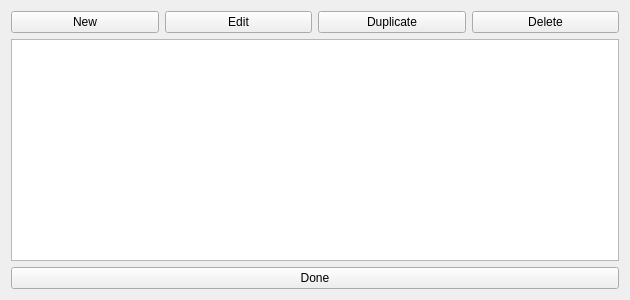
<?xml version="1.0" encoding="UTF-8"?>
<ui version="4.0">
 <class>ProfileManager7</class>
 <widget class="QWidget" name="ProfileManager7">
  <property name="geometry">
   <rect>
    <x>0</x>
    <y>0</y>
    <width>630</width>
    <height>300</height>
   </rect>
  </property>
  <property name="windowTitle">
   <string>Profile Manager Gen 7</string>
  </property>
  <layout class="QGridLayout" name="gridLayout">
   <item row="0" column="0">
    <widget class="QPushButton" name="pushButtonNew">
     <property name="text">
      <string>New</string>
     </property>
    </widget>
   </item>
   <item row="0" column="1">
    <widget class="QPushButton" name="pushButtonEdit">
     <property name="text">
      <string>Edit</string>
     </property>
    </widget>
   </item>
   <item row="0" column="2">
    <widget class="QPushButton" name="pushButtonDuplicate">
     <property name="text">
      <string>Duplicate</string>
     </property>
    </widget>
   </item>
   <item row="0" column="3">
    <widget class="QPushButton" name="pushButtonDelete">
     <property name="text">
      <string>Delete</string>
     </property>
    </widget>
   </item>
   <item row="1" column="0" colspan="4">
    <widget class="TableView" name="tableView"/>
   </item>
   <item row="2" column="0" colspan="4">
    <widget class="QPushButton" name="pushButtonOk">
     <property name="text">
      <string>Done</string>
     </property>
    </widget>
   </item>
  </layout>
 </widget>
 <customwidgets>
  <customwidget>
   <class>TableView</class>
   <extends>QTableView</extends>
   <header>Form/Controls/TableView.hpp</header>
  </customwidget>
 </customwidgets>
 <resources/>
 <connections/>
</ui>
